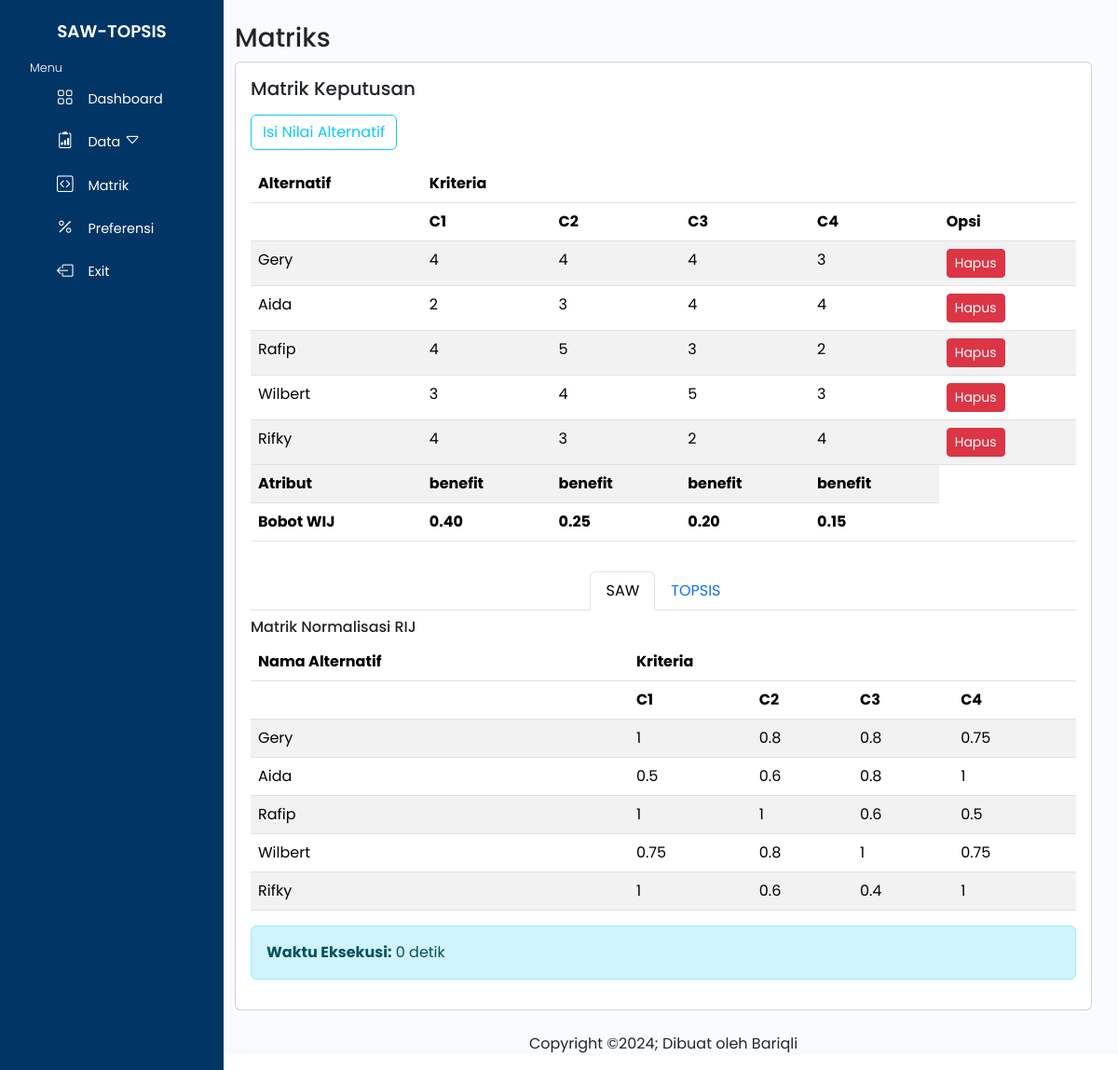
/matrik.php (signed in), run on the app's committed database.
### tables this page shows
CREATE TABLE `tl_kriteria` (
  `id_kriteria` int(11) NOT NULL,
  `nama_kriteria` varchar(50) NOT NULL,
  `bobot` float NOT NULL,
  `atribut` varchar(10) NOT NULL,
  `tps_akar` float NOT NULL
);

CREATE TABLE `tl_alternatif` (
  `id_alter` int(11) NOT NULL,
  `nama_alter` varchar(255) NOT NULL
);

CREATE TABLE `tl_nilai` (
  `id_nilai` int(11) NOT NULL,
  `id_alter` int(11) NOT NULL,
  `id_kriteria` int(11) NOT NULL,
  `id_subkriteria` int(11) NOT NULL,
  `norml_tps` double NOT NULL
);

### matrik.php (the view, shortened to what this page needs)
<!DOCTYPE html>
<html lang="en">
    <?php
    require "layout/header.php";
    require "koneksi.php";
    ?>
<body>
   <div class="wrapper">
    <?php require "layout/sidebar.php";?>
           <div class="main">
           <main class="content px-3 py-4">
            <div class="container-fluid">
            <h3>Matriks</h3>
        <div class="card" >
  <div class="card-body">
    <h5 class="card-title mb-3">Matrik Keputusan</h5>
   <button type="button" class="btn btn-outline-info mb-3" data-bs-toggle="modal" data-bs-target="#exampleModal">
    Isi Nilai Alternatif
</button>
<div class="table-responsive">
    <table class="table table-striped table-hover mb-3">
        <thead>
            <tr>
                <th scope="col" colspan="1" class="text-start">Alternatif</th>
                <th scope="col" colspan="6">Kriteria</th>
            </tr>
            <tr>
                <th scope="row"></th>
                <?php
                $kriteria_query = mysqli_query($koneksi, "SELECT * FROM tl_kriteria ORDER BY id_kriteria");
                if (!$kriteria_query || mysqli_num_rows($kriteria_query) == 0) {
                    echo "<td colspan='7' class='text-center'>Tidak ada data kriteria tersedia.</td>";
                } else {
                    $no = 0;
                    while ($kriteria = mysqli_fetch_assoc($kriteria_query)) {
                        $no++;
                        echo "<th scope='col' >C{$no}</th>";
                    }
                }
                ?>
                <th scope="col">Opsi</th>
            </tr>
        </thead>
        <tbody>
            <?php
            $alternatif_query = mysqli_query($koneksi, "SELECT * FROM tl_alternatif ORDER BY id_alter");
            if (!$alternatif_query || mysqli_num_rows($alternatif_query) == 0) {
                echo "<tr><td colspan='8' class='text-center'>Tidak ada data alternatif tersedia.</td></tr>";
            } else {
                while ($alternatif = mysqli_fetch_assoc($alternatif_query)) {
                    $id_alter = $alternatif['id_alter'];
                    $nama_alter = htmlspecialchars($alternatif['nama_alter']);
                    echo "<tr>";
                    echo "<td scope='row'>$nama_alter</td>";
                    $nilai_query = mysqli_query($koneksi, "
                        SELECT b.nilai_subkriteria AS nli
                        FROM tl_nilai a, tl_subkriteria b
                        WHERE a.id_alter = '$id_alter' AND b.id_subkriteria=a.id_subkriteria
                        ORDER BY a.id_kriteria
                    ");
                    $nilai_array = [];
                    while ($nilai = mysqli_fetch_assoc($nilai_query)) {
                        $nli = $nilai['nli'];
                        $nilai_array[] = $nli;
                        echo "<td >$nli</td>";
                    }
                    $all_empty = array_filter($nilai_array, function ($v) {
                        return !empty($v) && $v != "0";
                    }) ? false : true;
                    echo "<td>";
                    if (!$all_empty) {
                        echo "
                        <a href='matrik-proses.php?id_alter=$id_alter&proses=hapus'
                        class='btn btn-danger btn-sm'
                        onclick='return confirm(\"Yakin ingin menghapus?\")'>
                        Hapus
                        </a>
                        ";
                    }
                    echo "</td>";
                    echo "</tr>";
                }
            }
            ?>
        </tbody>
        <tr>
            <th>Atribut</th>
           <?php
                $datakr = mysqli_query($koneksi, "SELECT * FROM tl_kriteria ORDER BY id_kriteria");
                while ($akr = mysqli_fetch_array($datakr)) {
                    echo "<th >".$akr['atribut']."</th>";
                }
                ?>
        </tr>
        <tr>
            <th>Bobot WIJ</th>
            <?php
                $datakr = mysqli_query($koneksi, "SELECT * FROM tl_kriteria ORDER BY id_kriteria");
                while ($akr = mysqli_fetch_array($datakr)) {
                     $bobot_nm = $akr['bobot']/100;
                    echo "<th >".number_format($bobot_nm,2)."</th>";
                }
                echo "<th scope='row'></th>"
                ?>
        </tr>
    </table>
</div>
     <nav>
  <div class="nav nav-tabs justify-content-center sticky-top mt-3" id="nav-tab" role="tablist">
    <button class="nav-link active sticky-top" id="nav-home-tab" data-bs-toggle="tab" data-bs-target="#nav-saw" type="button" role="tab" aria-controls="nav-home" aria-selected="true">SAW</button>
    <button class="nav-link sticky-top" id="nav-profile-tab" data-bs-toggle="tab" data-bs-target="#nav-topsis" type="button" role="tab" aria-controls="nav-profile" aria-selected="false">TOPSIS</button>
  </div>
</nav>
<div class="tab-content " id="nav-tabContent">
  <div class="tab-pane fade show active" id="nav-saw" role="tabpanel" aria-labelledby="nav-home-tab" tabindex="0">
    <h6 class="mt-2">Matrik Normalisasi RIJ</h6>
   <?php
$start_time = microtime(true);
?>
<div class="table-responsive">
    <table class="table table-striped table-hover mb-3">
        <thead>
            <tr>
                <th scope="col">Nama Alternatif</th>
                <th scope="col" colspan="4">Kriteria</th>
            </tr>
            <tr>
                 <th scope="row"></th>
                <?php
                $data = mysqli_query($koneksi, "SELECT * FROM tl_kriteria ORDER BY id_kriteria");
                $no = 0;
                while ($a = mysqli_fetch_array($data)) {
                    $no++;
                ?>
                    <th scope="col">C<?php echo $no; ?></th>
                <?php } ?>
            </tr>
        </thead>
        <tbody>
            <?php
            $alternatif_query = mysqli_query($koneksi, "SELECT * FROM tl_alternatif ORDER BY id_alter");
            while ($alternatif = mysqli_fetch_array($alternatif_query)) {
                $hsl = 0;
                $id_alter = $alternatif['id_alter'];
                $nama_alter = $alternatif['nama_alter'];
            ?>
                <tr>
                    <td scope="row"><?php echo htmlspecialchars($nama_alter); ?></td>
                    <?php
                  $query_nilai = mysqli_query($koneksi, "
                    SELECT
                        s.nilai_subkriteria AS nli,
                        kp.id_kriteria AS id_kriteria,
                        k.atribut AS atribut,
                        k.bobot AS bobot
                    FROM
                        tl_subkriteria s
                    INNER JOIN
                        tl_nilai kp ON s.id_subkriteria = kp.id_subkriteria
                    INNER JOIN
                        tl_kriteria k ON kp.id_kriteria = k.id_kriteria
                    WHERE
                        kp.id_alter = '$id_alter'
                    ORDER BY
                        kp.id_kriteria
                ");
                while ($data_nilai = mysqli_fetch_array($query_nilai)) {
                    $nli = $data_nilai['nli'];
                    $id_kriteria = $data_nilai['id_kriteria'];
                    $atribut = $data_nilai['atribut'];
                    $max_query = mysqli_query($koneksi, "
                        SELECT MAX(s.nilai_subkriteria) AS nmax
                        FROM tl_subkriteria s
                        INNER JOIN tl_nilai kp ON s.id_subkriteria = kp.id_subkriteria
                        WHERE kp.id_kriteria = '$id_kriteria'
                    ");
                    $max_data = mysqli_fetch_array($max_query);
                    $tmax = $max_data['nmax'];
                    $min_query = mysqli_query($koneksi, "
                        SELECT MIN(s.nilai_subkriteria) AS nmin
                        FROM tl_subkriteria s
                        INNER JOIN tl_nilai kp ON s.id_subkriteria = kp.id_subkriteria
                        WHERE kp.id_kriteria = '$id_kriteria'
                    ");
                    $min_data = mysqli_fetch_array($min_query);
                    $tmin = $min_data['nmin'];
                    if ($atribut == 'benefit') {
                        $hsl = $nli / $tmax;
                    } else {
                        $hsl = $tmin / $nli;
                    }
                    $hslr = round($hsl, 2);
                    echo "<td scope='col'>$hslr</td>";
                }
                    ?>
                </tr>
            <?php } ?>
        </tbody>
    </table>
</div>
<?php
$end_time = microtime(true);
$execution_time = $end_time - $start_time;
?>
<div class="alert alert-info">
    <strong>Waktu Eksekusi:</strong> <?php echo round($execution_time, 2); ?> detik
</div>
</div>
</div>
</div>
  </div>
</div>
    </main>
        <?php require "layout/footer.php";?>
    </div>
</div>
</body>
</html>

### layout/header.php (shortened to what this page needs)
<head>
    <link href="https://cdn.jsdelivr.net/npm/bootstrap@5.3.3/dist/css/bootstrap.min.css" rel="stylesheet">
    <link rel="stylesheet" href="https://cdn.jsdelivr.net/npm/bootstrap-icons@1.11.3/font/bootstrap-icons.min.css">
    <link rel="stylesheet" href="./assets/css/sd.css">
</head>

### layout/sidebar.php (shortened to what this page needs)
<div class="sidebar">
    <div class="sidebar-logo">
        <a href="#"><center>SAW-TOPSIS</center></a>
    </div>
    <ul class="sidebar-nav">
        <li class="sidebar-title">
            Menu
        </li>
        <li class="sidebar-item">
            <a href="./index.php" class="sidebar-link">
            <i class="bi bi-grid"></i>
            <span>Dashboard</span>
            </a>
        </li>
        <li class="sidebar-item">
            <a href="#" class="sidebar-link collapsed has-dropdown" data-bs-toggle="collapse" data-bs-target="#data" aria-expanded="true" aria-controls="data">
            <i class="bi bi-clipboard2-data"></i>
            <span>Data</span> <i class="bi bi-caret-down"></i>
            </a>
        </li>
        <li class="sidebar-item">
            <a href="./matrik.php" class="sidebar-link">
            <i class="bi bi-code-square"></i>
            <span>Matrik</span>
            </a>
        </li>
        <li class="sidebar-item">
            <a href="./prefensi.php" class="sidebar-link">
            <i class="bi bi-percent"></i>
            <span>Preferensi</span>
            </a>
        </li>
        <div class="sidebar-footer">
            <a href="logout.php" class="sidebar-link">
        <i class="bi bi-box-arrow-left"></i>
        <span>Exit</span>
        </a>
        </div>
    </ul>
</div>

### layout/footer.php
<div class="footerbottom">
      <p>Copyright &copy;2024; Dibuat oleh Bariqli</p>
    </div>

### assets/css/sd.css (style rules this page uses)
body { font-family: "Poppins", sans-serif; }
li { list-style: none; }
a { text-decoration: none; }
.wrapper { display: relative; }
.main { margin-left: 14rem; background-color: #fafbfe; }
.sidebar { position: fixed; top: 0; left: 0; height: 100%; width: 15rem; padding-top: 20px; background-color: #003566; }
.sidebar .sidebar-logo { margin: auto 0; }
.sidebar .sidebar-logo a { color: #fff; font-size: 1.15rem; font-weight: 600; }
.sidebar .sidebar-title { color: #fff; font-size: 0.8rem; font-weight: 300; padding-top: 15px; }
.sidebar .sidebar-item { position: relative; }
.sidebar a.sidebar-link { padding: 0.625rem 1.625rem; color: #fff; display: block; font-size: 0.9rem; white-space: nowrap; border-left: 3px solid transparent; }
.sidebar-link i { font-size: 1.1rem; margin-right: 0.75rem; }
.footerbottom { text-align: center; }

### data on the page
tl_kriteria: atribut "benefit", bobot "0.40"
tl_kriteria: atribut "benefit", bobot "0.25"
tl_kriteria: atribut "benefit", bobot "0.20"
tl_kriteria: atribut "benefit", bobot "0.15"
tl_alternatif: nama_alter "Gery", nli "4", nli "3"
tl_alternatif: nama_alter "Aida", nli "2", nli "3", nli "4"
tl_alternatif: nama_alter "Rafip", nli "4", nli "5", nli "3", nli "2"
tl_alternatif: nama_alter "Wilbert", nli "3", nli "4", nli "5"
tl_alternatif: nama_alter "Rifky", nli "4", nli "3", nli "2"
tl_nilai: hslr "1"
tl_nilai: hslr "0.8"
tl_nilai: hslr "0.8"
tl_nilai: hslr "0.75"
tl_nilai: hslr "0.5"
tl_nilai: hslr "0.6"
tl_nilai: hslr "0.8"
tl_nilai: hslr "1"
tl_nilai: hslr "1"
tl_nilai: hslr "1"
tl_nilai: hslr "0.6"
tl_nilai: hslr "0.5"
tl_nilai: hslr "0.75"
tl_nilai: hslr "0.8"
tl_nilai: hslr "1"
tl_nilai: hslr "0.75"
tl_nilai: hslr "1"
tl_nilai: hslr "0.6"
tl_nilai: hslr "0.4"
tl_nilai: hslr "1"
